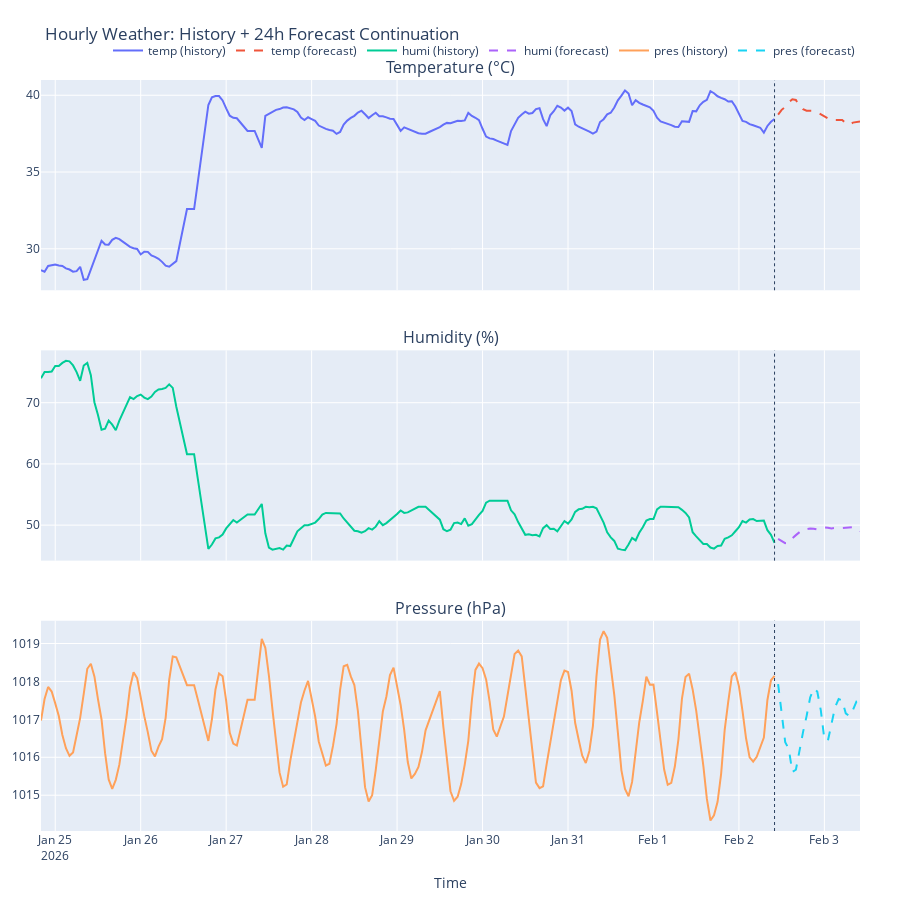

Notebook source saved alongside this figure:
### Markdown cell above
## ML Graph

### Code cell
import numpy as np
import pandas as pd
import plotly.graph_objects as go
from plotly.subplots import make_subplots


def _time_feats(ts: pd.Timestamp):
    hour = ts.hour
    hour_sin = np.sin(2*np.pi*hour/24.0)
    hour_cos = np.cos(2*np.pi*hour/24.0)
    dow = ts.dayofweek
    return hour_sin, hour_cos, dow


def _make_feature_row(series_df: pd.DataFrame, ts: pd.Timestamp):
    """
    series_df must have columns: temp, humi, pres
    and be hourly indexed, ending at ts - 1 hour (latest known/predicted).
    Builds ONE feature row for timestamp ts (to predict values at ts).
    """
    # We need at least 6 points for roll6_mean
    # Use last values from series_df (which includes predicted values too)
    temp = series_df["temp"]
    humi = series_df["humi"]
    pres = series_df["pres"]

    hour_sin, hour_cos, dow = _time_feats(ts)

    feat = {}

    # Current (t-1) level features not used directly in your training pipeline,
    # but your X includes raw temp/humi/pres columns (the base columns).
    # In your pipeline, X included temp/humi/pres at time t (current hour),
    # and target was t+1. For recursive forecasting, we mirror that:
    # feature "temp/humi/pres" at time ts-1 used to predict ts.
    feat["temp"] = float(temp.iloc[-1])
    feat["humi"] = float(humi.iloc[-1])
    feat["pres"] = float(pres.iloc[-1])

    feat["hour_sin"] = float(hour_sin)
    feat["hour_cos"] = float(hour_cos)
    feat["dow"] = int(dow)

    # Lags based on series_df end (which corresponds to ts-1)
    for c, s in [("temp", temp), ("humi", humi), ("pres", pres)]:
        feat[f"{c}_lag1"] = float(s.iloc[-1])
        feat[f"{c}_lag2"] = float(s.iloc[-2])
        feat[f"{c}_lag3"] = float(s.iloc[-3])
        feat[f"{c}_roll3_mean"] = float(s.iloc[-3:].mean())
        feat[f"{c}_roll6_mean"] = float(s.iloc[-6:].mean())

    return pd.DataFrame([feat], index=[ts])


def forecast_next_hours_autoreg(df_hourly_clean: pd.DataFrame, xgb_models: dict, horizon_hours: int = 24):
    """
    Autoregressive forecasting:
    - Start from the last available historical hour
    - Predict 1 hour ahead, append prediction
    - Repeat for horizon_hours

    Returns:
    - hist_df: historical df (copy)
    - fcst_df: forecast df with columns temp/humi/pres, indexed by future timestamps
    """
    hist_df = df_hourly_clean[["temp", "humi", "pres"]].copy()

    # Need enough history to compute lag3 and roll6
    if len(hist_df) < 6:
        raise ValueError("Need at least 6 hourly points in df_hourly_clean for roll6 features.")

    # This "series_df" will grow with predictions
    series_df = hist_df.copy()

    last_ts = series_df.index.max()
    future_index = pd.date_range(start=last_ts + pd.Timedelta(hours=1), periods=horizon_hours, freq="1H")

    preds = []

    for ts in future_index:
        X_row = _make_feature_row(series_df, ts)

        # Predict each target using its model
        temp_pred = float(xgb_models["temp"].predict(X_row)[0])
        humi_pred = float(xgb_models["humi"].predict(X_row)[0])
        pres_pred = float(xgb_models["pres"].predict(X_row)[0])

        preds.append((temp_pred, humi_pred, pres_pred))

        # Append predicted row so next step can use it
        series_df.loc[ts, ["temp", "humi", "pres"]] = [temp_pred, humi_pred, pres_pred]

    fcst_df = pd.DataFrame(preds, index=future_index, columns=["temp", "humi", "pres"])
    return hist_df, fcst_df


def plot_history_with_continuation(hist_df: pd.DataFrame, fcst_df: pd.DataFrame, title="Weather Forecast (Hourly)"):
    fig = make_subplots(
        rows=3, cols=1,
        shared_xaxes=True,
        vertical_spacing=0.08,
        subplot_titles=("Temperature (°C)", "Humidity (%)", "Pressure (hPa)")
    )

    series = [("temp", 1), ("humi", 2), ("pres", 3)]
    for col, r in series:
        # Historical
        fig.add_trace(
            go.Scatter(
                x=hist_df.index, y=hist_df[col],
                mode="lines",
                name=f"{col} (history)",
            ),
            row=r, col=1
        )

        # Forecast continuation
        fig.add_trace(
            go.Scatter(
                x=fcst_df.index, y=fcst_df[col],
                mode="lines",
                name=f"{col} (forecast)",
                line=dict(dash="dash")  # visually distinct continuation
            ),
            row=r, col=1
        )

        # Optional: a vertical line at the boundary (last historical timestamp)
        boundary = hist_df.index.max()
        fig.add_vline(x=boundary, line_width=1, line_dash="dot", row=r, col=1)

    fig.update_layout(
        title=title,
        height=900,
        legend=dict(orientation="h", yanchor="bottom", y=1.02, xanchor="right", x=1),
        margin=dict(l=40, r=40, t=80, b=40),
    )
    fig.update_xaxes(title_text="Time", row=3, col=1)
    return fig


# ======== USAGE ========
# Requires: df_hourly_clean and xgb_models already defined
hist_df, fcst_df = forecast_next_hours_autoreg(df_hourly_clean, xgb_models, horizon_hours=24)

fig = plot_history_with_continuation(hist_df, fcst_df, title="Hourly Weather: History + 24h Forecast Continuation")
fig.show()

### Figure 1 — Plotly figure (JSON) as saved in the notebook; plotly's stock layout.template omitted (floating-point values rounded to 4 significant figures; data arrays with more than 128 entries replaced by an {"elided": "..."} marker saying what was removed)
{"data": [{"mode": "lines", "name": "temp (history)", "type": "scatter", "x": {"elided": "207 str values"}, "xaxis": "x", "y": {"elided": "207 float values"}, "yaxis": "y"}, {"line": {"dash": "dash"}, "mode": "lines", "name": "temp (forecast)", "type": "scatter", "x": ["2026-02-02T11:00:00.000000000", "2026-02-02T12:00:00.000000000", "2026-02-02T13:00:00.000000000", "2026-02-02T14:00:00.000000000", "2026-02-02T15:00:00.000000000", "2026-02-02T16:00:00.000000000", "2026-02-02T17:00:00.000000000", "2026-02-02T18:00:00.000000000", "2026-02-02T19:00:00.000000000", "2026-02-02T20:00:00.000000000", "2026-02-02T21:00:00.000000000", "2026-02-02T22:00:00.000000000", "2026-02-02T23:00:00.000000000", "2026-02-03T00:00:00.000000000", "2026-02-03T01:00:00.000000000", "2026-02-03T02:00:00.000000000", "2026-02-03T03:00:00.000000000", "2026-02-03T04:00:00.000000000", "2026-02-03T05:00:00.000000000", "2026-02-03T06:00:00.000000000", "2026-02-03T07:00:00.000000000", "2026-02-03T08:00:00.000000000", "2026-02-03T09:00:00.000000000", "2026-02-03T10:00:00.000000000"], "xaxis": "x", "y": [38.73, 39.05, 39.24, 39.53, 39.74, 39.69, 39.31, 39.09, 38.99, 38.97, 38.98, 38.89, 38.75, 38.62, 38.48, 38.36, 38.39, 38.41, 38.39, 38.19, 38.07, 38.22, 38.26, 38.29], "yaxis": "y"}, {"mode": "lines", "name": "humi (history)", "type": "scatter", "x": {"elided": "207 str values"}, "xaxis": "x2", "y": {"elided": "207 float values"}, "yaxis": "y2"}, {"line": {"dash": "dash"}, "mode": "lines", "name": "humi (forecast)", "type": "scatter", "x": ["2026-02-02T11:00:00.000000000", "2026-02-02T12:00:00.000000000", "2026-02-02T13:00:00.000000000", "2026-02-02T14:00:00.000000000", "2026-02-02T15:00:00.000000000", "2026-02-02T16:00:00.000000000", "2026-02-02T17:00:00.000000000", "2026-02-02T18:00:00.000000000", "2026-02-02T19:00:00.000000000", "2026-02-02T20:00:00.000000000", "2026-02-02T21:00:00.000000000", "2026-02-02T22:00:00.000000000", "2026-02-02T23:00:00.000000000", "2026-02-03T00:00:00.000000000", "2026-02-03T01:00:00.000000000", "2026-02-03T02:00:00.000000000", "2026-02-03T03:00:00.000000000", "2026-02-03T04:00:00.000000000", "2026-02-03T05:00:00.000000000", "2026-02-03T06:00:00.000000000", "2026-02-03T07:00:00.000000000", "2026-02-03T08:00:00.000000000", "2026-02-03T09:00:00.000000000", "2026-02-03T10:00:00.000000000"], "xaxis": "x2", "y": [47.75, 47.43, 47.06, 47.13, 47.86, 48.37, 48.87, 49.32, 49.36, 49.46, 49.41, 49.29, 49.52, 49.62, 49.58, 49.46, 49.55, 49.6, 49.51, 49.56, 49.7, 49.67, 49.48, 49.02], "yaxis": "y2"}, {"mode": "lines", "name": "pres (history)", "type": "scatter", "x": {"elided": "207 str values"}, "xaxis": "x3", "y": {"elided": "207 float values"}, "yaxis": "y3"}, {"line": {"dash": "dash"}, "mode": "lines", "name": "pres (forecast)", "type": "scatter", "x": ["2026-02-02T11:00:00.000000000", "2026-02-02T12:00:00.000000000", "2026-02-02T13:00:00.000000000", "2026-02-02T14:00:00.000000000", "2026-02-02T15:00:00.000000000", "2026-02-02T16:00:00.000000000", "2026-02-02T17:00:00.000000000", "2026-02-02T18:00:00.000000000", "2026-02-02T19:00:00.000000000", "2026-02-02T20:00:00.000000000", "2026-02-02T21:00:00.000000000", "2026-02-02T22:00:00.000000000", "2026-02-02T23:00:00.000000000", "2026-02-03T00:00:00.000000000", "2026-02-03T01:00:00.000000000", "2026-02-03T02:00:00.000000000", "2026-02-03T03:00:00.000000000", "2026-02-03T04:00:00.000000000", "2026-02-03T05:00:00.000000000", "2026-02-03T06:00:00.000000000", "2026-02-03T07:00:00.000000000", "2026-02-03T08:00:00.000000000", "2026-02-03T09:00:00.000000000", "2026-02-03T10:00:00.000000000"], "xaxis": "x3", "y": [1018.0, 1017.0, 1016.0, 1016.0, 1016.0, 1016.0, 1016.0, 1017.0, 1017.0, 1018.0, 1018.0, 1018.0, 1017.0, 1016.0, 1016.0, 1017.0, 1017.0, 1018.0, 1017.0, 1017.0, 1017.0, 1017.0, 1017.0, 1017.0], "yaxis": "y3"}], "layout": {"annotations": [{"font": {"size": 16}, "showarrow": false, "text": "Temperature (°C)", "x": 0.5, "xanchor": "center", "xref": "paper", "y": 1, "yanchor": "bottom", "yref": "paper"}, {"font": {"size": 16}, "showarrow": false, "text": "Humidity (%)", "x": 0.5, "xanchor": "center", "xref": "paper", "y": 0.64, "yanchor": "bottom", "yref": "paper"}, {"font": {"size": 16}, "showarrow": false, "text": "Pressure (hPa)", "x": 0.5, "xanchor": "center", "xref": "paper", "y": 0.28, "yanchor": "bottom", "yref": "paper"}], "height": 900, "legend": {"orientation": "h", "x": 1, "xanchor": "right", "y": 1.02, "yanchor": "bottom"}, "margin": {"b": 40, "l": 40, "r": 40, "t": 80}, "shapes": [{"line": {"dash": "dot", "width": 1}, "type": "line", "x0": "2026-02-02T10:00:00", "x1": "2026-02-02T10:00:00", "xref": "x", "y0": 0, "y1": 1, "yref": "y domain"}, {"line": {"dash": "dot", "width": 1}, "type": "line", "x0": "2026-02-02T10:00:00", "x1": "2026-02-02T10:00:00", "xref": "x2", "y0": 0, "y1": 1, "yref": "y2 domain"}, {"line": {"dash": "dot", "width": 1}, "type": "line", "x0": "2026-02-02T10:00:00", "x1": "2026-02-02T10:00:00", "xref": "x3", "y0": 0, "y1": 1, "yref": "y3 domain"}], "title": {"text": "Hourly Weather: History + 24h Forecast Continuation"}, "xaxis": {"anchor": "y", "domain": [0, 1], "matches": "x3", "showticklabels": false}, "xaxis2": {"anchor": "y2", "domain": [0, 1], "matches": "x3", "showticklabels": false}, "xaxis3": {"anchor": "y3", "domain": [0, 1], "title": {"text": "Time"}}, "yaxis": {"anchor": "x", "domain": [0.72, 1]}, "yaxis2": {"anchor": "x2", "domain": [0.36, 0.64]}, "yaxis3": {"anchor": "x3", "domain": [0, 0.28]}}}
